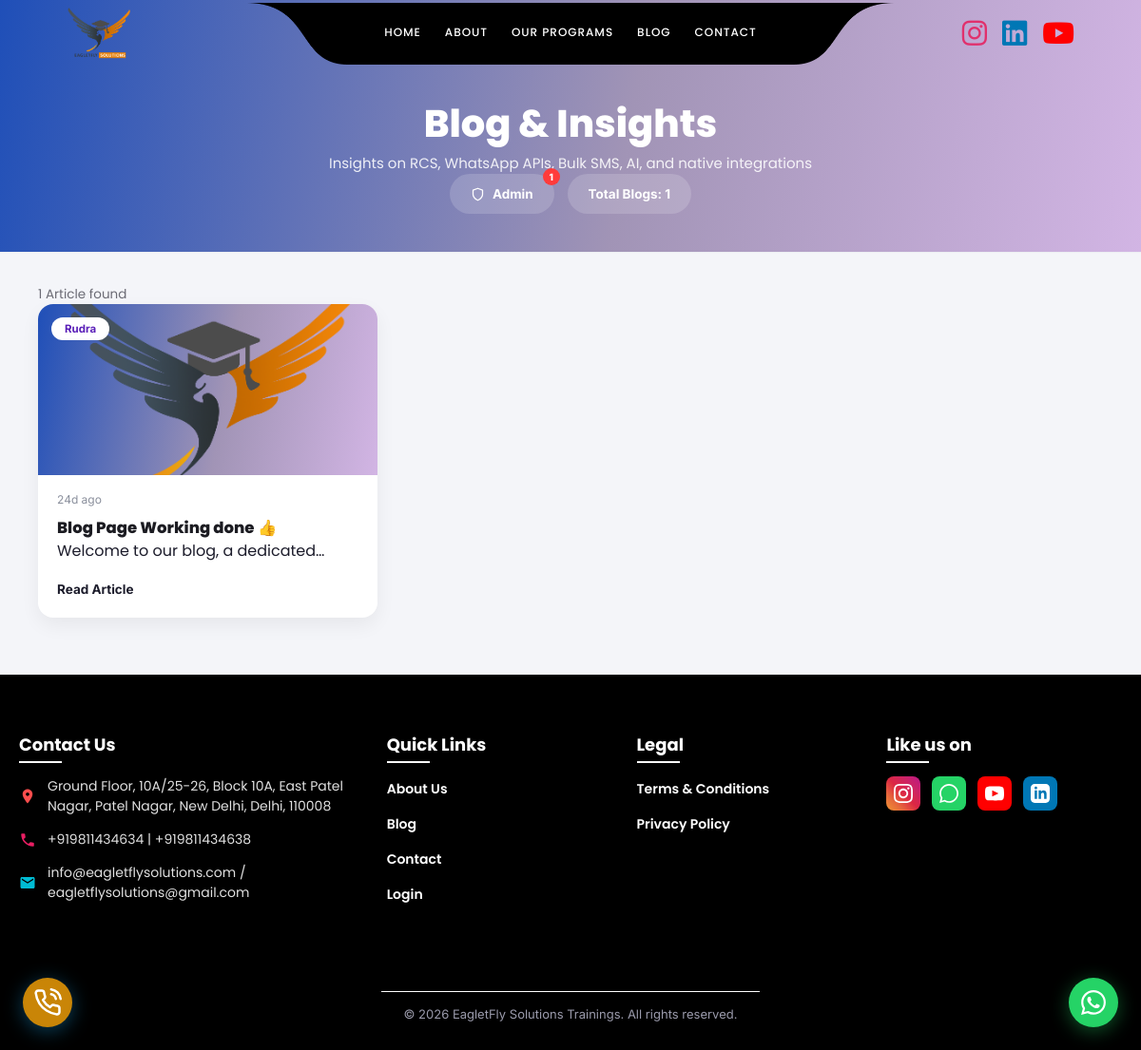
Screenshot of /blog.php with the database file from the repository.
### tables this page shows
CREATE TABLE `global_info` (
  `globle_info_id` int(11) NOT NULL,
  `facion_icon` text NOT NULL,
  `logo` text NOT NULL,
  `globle_call_phone` varchar(13) NOT NULL,
  `globle_whatsapp` varchar(12) NOT NULL,
  `footer_address` text NOT NULL,
  `footer_email_1` varchar(233) NOT NULL,
  `footer_email_2` varchar(233) NOT NULL,
  `footer_phone_1` varchar(13) NOT NULL,
  `footer_phone_2` varchar(13) NOT NULL,
  `globle_instagram` text NOT NULL,
  `globle_yt` text NOT NULL,
  `globle_linkedin` text NOT NULL,
  `map_link` text NOT NULL
);

CREATE TABLE `blog` (
  `blog_id` int(11) NOT NULL,
  `blog_title` varchar(255) NOT NULL,
  `blog_slug` varchar(255) NOT NULL,
  `blog_content` longtext NOT NULL,
  `blog_img` varchar(255) NOT NULL,
  `blog_author` varchar(100) NOT NULL,
  `blog_meta_title` varchar(255) DEFAULT NULL,
  `blog_meta_desc` text DEFAULT NULL,
  `created_at` varchar(233) NOT NULL,
  `updated_at` varchar(233) NOT NULL DEFAULT 'Null'
);

### admin_access/functions/global_info.php (called while the page is built, shortened)
<?php
function get_global_info($mydb)
{
    $query = mysqli_query(
        $mydb,
        "SELECT *
         FROM global_info
         WHERE globle_info_id = 1
         LIMIT 1"
    );
    return mysqli_fetch_assoc($query);
}
?>

### blog.php (the view, shortened to what this page needs)
<?php include 'include/header.php' ?>
<?php include "admin_access/db_config.php" ?>
<?php
function timeAgo($timestamp)
{
    $time = time() - $timestamp;
    if ($time < 60) {
        return $time . "sec ago";
    } elseif ($time < 3600) {
        return floor($time / 60) . "m ago";
    } elseif ($time < 86400) {
        return floor($time / 3600) . "h ago";
    } elseif ($time < 2592000) {
        return floor($time / 86400) . "d ago";
    } elseif ($time < 31536000) {
        return floor($time / 2592000) . "m ago";
    } else {
        return floor($time / 31536000) . "y ago";
    }
}
?>
<?php
$sql = "SELECT * FROM blog";
$stmt = mysqli_query($mydb, $sql);
$count = mysqli_num_rows($stmt);
$data_set = mysqli_fetch_all($stmt, MYSQLI_ASSOC);
?>
<div class="blogIn-wrapper">
    <div class="blogIn-banner">
        <h1 class="blogIn-bannerTitle">Blog &amp; Insights</h1>
        <p class="blogIn-bannerSubtitle">Insights on RCS, WhatsApp APIs, Bulk SMS, AI, and native integrations</p>
        <div class="blogIn-controlsRow">
            <button class="blogIn-adminBtn" onclick="window.location.href='login.php'">
                <svg viewBox="0 0 24 24" fill="none" stroke="currentColor" stroke-width="2" stroke-linecap="round" stroke-linejoin="round">
                    <path d="M12 22s8-4 8-10V5l-8-3-8 3v7c0 6 8 10 8 10z"></path>
                </svg>
                Admin
                <span class="blogIn-adminBadge">1</span>
            </button>
            <span class="blogIn-countPill" id="blogInTotalCount">Total Blogs: <?php echo $count; ?></span>
        </div>
    </div>
    <div class="blogIn-filterBarOuter">
    </div>
    <div class="blogIn-gridSection">
        <p class="blogIn-resultsInfo" id="blogInResultsInfo">
            <?php echo $count; ?> Article found
        </p>
        <div class="blogIn-cardsGrid">
            <?php foreach ($data_set as $blog) { ?>
                <div class="blogIn-card" onclick="window.location.href='blog_details.php?slug=<?php echo$blog['blog_slug'];?>'">
                    <div class="blogIn-imageArea">
                        <span class="blogIn-catOverlayBadge">
                            <?php echo $blog['blog_author']; ?>
                        </span>
                        <div class="blogIn-imgFallback">
                            <img src="assets/blog/<?php echo $blog['blog_img'] ?>" alt="">
                        </div>
                    </div>
                    <div class="blogIn-cardBody">
                        <div class="blogIn-metaRow">
                            <span class="blogIn-metaItem">
                                <?php echo timeAgo($blog['created_at']); ?>
                            </span>
                        </div>
                        <h3 class="blogIn-cardTitle">
                            <?php echo $blog['blog_title']; ?>
                        </h3>
                        <section style=" display: -webkit-box;-webkit-line-clamp: 1;-webkit-box-orient: vertical;overflow: hidden;">
                            <p class="blogIn-cardDesc">
                                <?php echo $blog['blog_content']; ?>
                            </p>
                        </section>
                        <br>
                        <a href="#" class="blogIn-readLink">
                            Read Article
                        </a>
                    </div>
                </div>
            <?php } ?>
        </div>
    </div>
</div>
<?php include 'include/footer.php' ?>

### include/header.php (shortened to what this page needs)
<?php
include "./admin_access/db_config.php";
include "./admin_access/functions/global_info.php";
$global_info = get_global_info($mydb);
?>
<!DOCTYPE html>
<html lang="en">
<head>
  <link rel="stylesheet" href="assets/css/main.css">
  <link rel="stylesheet" href="css/header.css">
  <link rel="stylesheet" href="css/footer.css">
  <link rel="stylesheet" href="https://cdnjs.cloudflare.com/ajax/libs/font-awesome/6.4.0/css/all.min.css">
</head>
<body>
  <div class="msw-page">
    <header class="header-container">
      <div class="logo">
        <a href="index.php">
          <img
            src="img/logo/<?php echo htmlspecialchars($global_info['logo'] ?? ''); ?>"
            alt="Logo">
        </a>
      </div>
      <div class="nav-wrapper">
        <div class="curved-bg">
          <ul class="desktop-nav">
            <li><a href="index.php">Home</a></li>
            <li><a href="about.php">About</a></li>
            <li class="our_drop_hover">
              <a href="#">Our Programs</a>
            </li>
            <li><a href="blog.php">Blog</a></li>
            <li><a href="contact.php">Contact</a></li>
          </ul>
        </div>
      </div>
      <div style="display: flex; align-items: center; gap: 20px;">
       <div class="social-icons">
    <a
        href="<?php echo htmlspecialchars($global_info['globle_instagram'] ?? '#', ENT_QUOTES); ?>"
        target="_blank"
        rel="noopener noreferrer"
        aria-label="Instagram"
    >
        <i class="fab fa-instagram"></i>
    </a>
    <a
        href="<?php echo htmlspecialchars($global_info['globle_linkedin'] ?? '#', ENT_QUOTES); ?>"
        target="_blank"
        rel="noopener noreferrer"
        aria-label="LinkedIn"
    >
        <i class="fab fa-linkedin"></i>
    </a>
    <a
        href="<?php echo htmlspecialchars($global_info['globle_yt'] ?? '#', ENT_QUOTES); ?>"
        target="_blank"
        rel="noopener noreferrer"
        aria-label="YouTube"
    >
        <i class="fab fa-youtube"></i>
    </a>
</div>
      </div>
    </header>

### include/footer.php (shortened to what this page needs)
<footer class="ftrsec-section">
  <div class="ftrsec-container">
    <div class="ftrsec-col">
      <h3 class="ftrsec-heading">Contact Us</h3>
      <ul class="ftrsec-contact-list">
        <li class="ftrsec-contact-item">
          <svg class="ftrsec-icon ftrsec-icon-red" viewBox="0 0 24 24" fill="currentColor">
            <path
              d="M12 2C8.13 2 5 5.13 5 9c0 5.25 7 13 7 13s7-7.75 7-13c0-3.87-3.13-7-7-7zm0 9.5c-1.38 0-2.5-1.12-2.5-2.5s1.12-2.5 2.5-2.5 2.5 1.12 2.5 2.5-1.12 2.5-2.5 2.5z" />
          </svg>
          <span>
            <?php echo htmlspecialchars($global_info['footer_address'] ?? ''); ?>
          </span>
        </li>
        <li class="ftrsec-contact-item">
          <span>
            <?php echo htmlspecialchars($global_info['footer_phone_1'] ?? ''); ?>
            |
            <?php echo htmlspecialchars($global_info['footer_phone_2'] ?? ''); ?>
          </span>
        </li>
        <li class="ftrsec-contact-item">
          <svg class="ftrsec-icon ftrsec-icon-cyan" viewBox="0 0 24 24" fill="currentColor">
            <path
              d="M20 4H4c-1.1 0-1.99.9-1.99 2L2 18c0 1.1.9 2 2 2h16c1.1 0 2-.9 2-2V6c0-1.1-.9-2-2-2zm0 4l-8 5-8-5V6l8 5 8-5v2z" />
          </svg>
          <span>
            <?php echo htmlspecialchars($global_info['footer_email_1'] ?? ''); ?>
            /
            <?php echo htmlspecialchars($global_info['footer_email_2'] ?? ''); ?>
          </span>
        </li>
      </ul>
    </div>
    <div class="ftrsec-col">
      <h3 class="ftrsec-heading">Quick Links</h3>
      <ul class="ftrsec-links-list">
        <li><a href="about.php" class="ftrsec-link">About Us</a></li>
        <li><a href="blog.php" class="ftrsec-link">Blog</a></li>
        <li><a href="contact.php" class="ftrsec-link">Contact</a></li>
        <li><a href="login.php" class="ftrsec-link">Login</a></li>
      </ul>
    </div>
    <div class="ftrsec-col">
      <h3 class="ftrsec-heading">Legal</h3>
      <ul class="ftrsec-links-list">
        <li><a href="#" class="ftrsec-link">Terms & Conditions</a></li>
        <li><a href="#" class="ftrsec-link">Privacy Policy</a></li>
      </ul>
    </div>
    <div class="ftrsec-col">
      <h3 class="ftrsec-heading">Like us on</h3>
      <div class="ftrsec-socials">
      <a
    href="<?php echo htmlspecialchars($global_info['globle_instagram'] ?? '#', ENT_QUOTES); ?>"
    class="ftrsec-social-btn ftrsec-insta"
    aria-label="Instagram"
    target="_blank"
    rel="noopener noreferrer"
>
          </a>
          <a
            href="https://wa.me/<?php echo htmlspecialchars($global_info['globle_whatsapp'] ?? '', ENT_QUOTES); ?>"
            class="ftrsec-social-btn ftrsec-whatsapp"
            aria-label="WhatsApp"
            target="_blank"
            rel="noopener noreferrer">
          </a>
          <a
            href="<?php echo htmlspecialchars($global_info['globle_yt'] ?? '#', ENT_QUOTES); ?>"
            class="ftrsec-social-btn ftrsec-youtube"
            aria-label="YouTube"
            target="_blank"
            rel="noopener noreferrer">
            <svg viewBox="0 0 24 24" fill="currentColor">
              <path
                d="M19.615 3.184c-3.604-.246-11.631-.245-15.23 0-3.897.266-4.356 2.62-4.385 8.816.029 6.185.484 8.549 4.385 8.816 3.6.245 11.626.246 15.23 0 3.897-.266 4.356-2.62 4.385-8.816-.029-6.185-.484-8.549-4.385-8.816zm-10.615 12.816v-8l8 3.993-8 4.007z" />
            </svg>
          </a>
          <a
            href="<?php echo htmlspecialchars($global_info['globle_linkedin'] ?? '#', ENT_QUOTES); ?>"
            class="ftrsec-social-btn ftrsec-linkedin"
            aria-label="LinkedIn"
            target="_blank"
            rel="noopener noreferrer">
          </a>
      </div>
    </div>
  </div>
</footer>
<div class="msw-footer" style="background: #000;" id="msw-blog">
  <div class="msw-container" style="width: max-content;
    border-top: 1px solid white;
    padding-top: 15px;">
    © 2026 EagletFly Solutions Trainings. All rights reserved.
  </div>
</div>
</div>
<a id="whatsappBtn" class="float-whatsapp" target="_blank" title="WhatsApp" href="https://wa.me/?text=Hello%2C%20Sir">
</a>
<div class="float-chat" id="chat_box" title="Chat">
  <a href="tel:<?php echo htmlspecialchars($global_info['globle_call_phone'] ?? ''); ?>">
    </a>
</div>
</body>
</html>

### css/header.css (style rules this page uses)
* { margin: 0; bottom: 0; box-sizing: border-box; }
html { scroll-behavior: smooth; }
.header-container { width: 100%; height: 70px; display: flex; align-items: center; justify-content: space-between; padding: 0 70px; position: fixed; top: 0; left: 0; z-index: 99999; color: white; z-index: 100; }
.logo img { height: 54px; width: auto; display: block; }
.nav-wrapper { position: absolute; left: 50%; transform: translateX(-50%); top: 0px; height: 70px; display: flex; align-items: center; justify-content: center; background-image: url("../img/header.png"); background-repeat: no-repeat; background-position: center; background-size: contain; height: 70px; width: 57%; animation: navDrop 0.8s ease-out forwards; }
.curved-bg { padding: 12px 50px 18px 50px; border-bottom-left-radius: 40px; border-bottom-right-radius: 40px; display: flex; align-items: center; }
.desktop-nav { display: flex; gap: 25px; list-style: none; }
.desktop-nav a { color: #ffffff; text-decoration: none; font-weight: 500; font-size: 15px; white-space: nowrap; transition: color 0.2s; }
.desktop-nav a { position: relative; text-decoration: none; font-size: 12px; text-transform: uppercase; letter-spacing: .08em; padding-bottom: 5px; }
.desktop-nav a::after { content: ""; position: absolute; left: 0; bottom: 0; width: 0; height: 2px; background: #ffffff; transition: width 0.35s ease; }
.our_drop_hover { position: relative !important; }
.social-icons { display: flex; align-items: center; gap: 16px; }
.social-icons a { font-size: 30px; text-decoration: none; transition: transform 0.2s ease; }
.fa-instagram { color: #e1306c; }
.fa-linkedin { color: #0077b5; }
.fa-youtube { color: #ff0000; }

### include/header.php (style rules this page uses)
.msw-page { font-family: 'Inter', sans-serif; color: #1c1c2b; background: #ffffff; margin: 0; padding: 0; overflow-x: hidden; box-sizing: border-box; --msw-primary: #3b2fd4; --msw-orange: #ff5a1f; --msw-pink: #d6249f; --msw-green: #d7f7c2; --msw-dark: #14141f; --msw-cream: #fff9f2; }
.msw-page, .msw-page *, .msw-page *::before, .msw-page *::after { box-sizing: border-box; }
.msw-page h1, .msw-page h2, .msw-page h3, .msw-page p, .msw-page ul { margin: 0; padding: 0; font-family: 'Poppins', sans-serif; }
.msw-page ul { list-style: none; }
.msw-page a { text-decoration: none; color: inherit; }
.msw-page img { max-width: 100%; display: block; }
.msw-page button { font-family: inherit; cursor: pointer; border: none; }
.msw-container { max-width: 1200px; margin: 0 auto; padding: 0 24px; }
.msw-footer { background: #14141f; color: #9a9aab; padding: 30px 0; text-align: center; font-size: 13px; }

### rows the page displays
global_info: logo (picture), footer_address "Ground Floor, 10A/25-26, Block 10A, East Patel Nagar, Patel Nagar, New Delhi, Delhi, 110008", footer_phone_1 "+919811434634", footer_phone_2 "+919811434638", footer_email_1 "info@eagletflysolutions.com", footer_email_2 "eagletflysolutions@gmail.com"
blog: blog_author "Rudra", blog_img (picture), created_at "24d ago", blog_title "Blog Page Working done 👍", blog_content "Welcome to our blog, a…"

### other values shown
$count "1"
